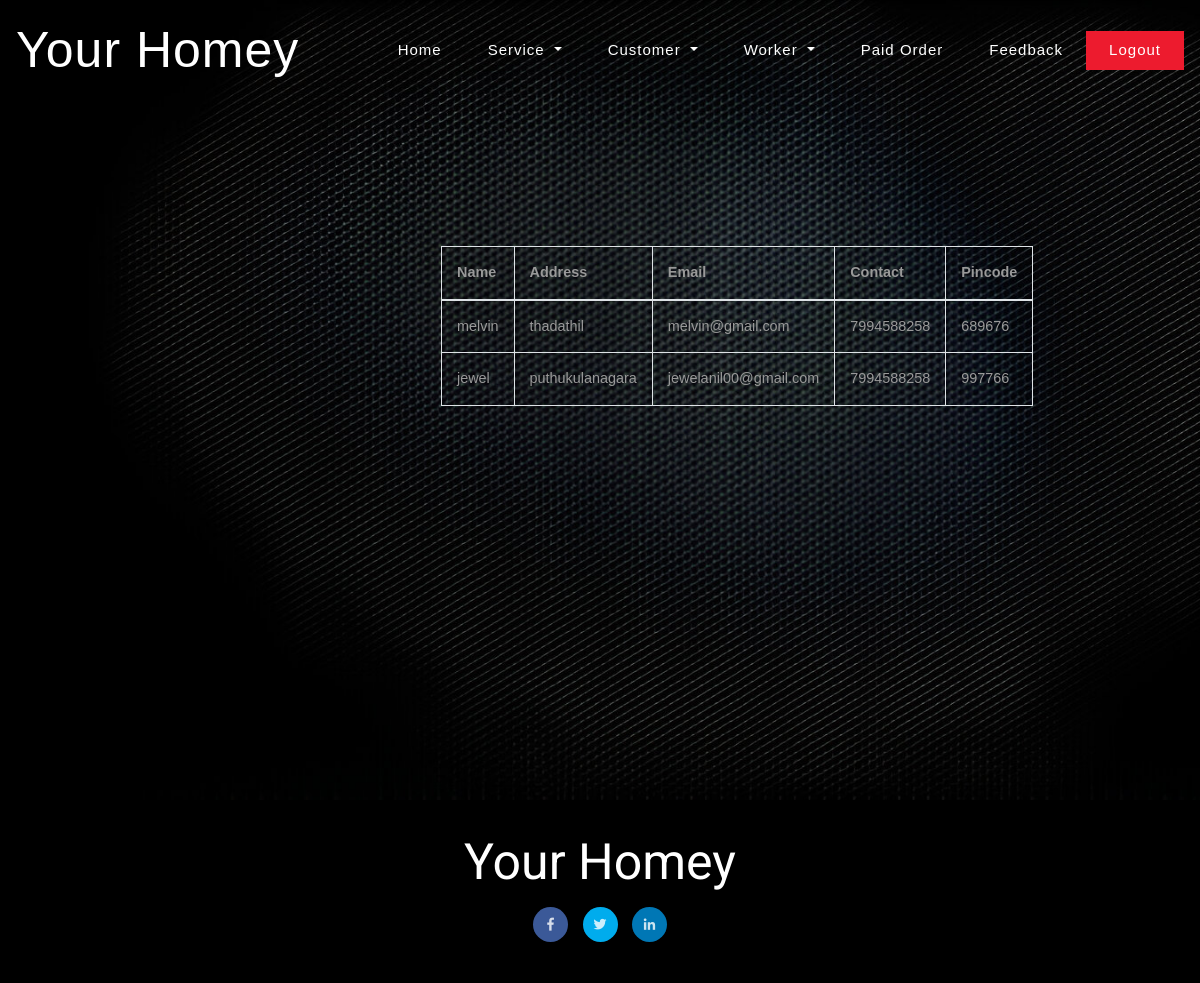
Screenshot of /viewuser (signed in) with the database file from the repository.
### app1/models.py (models this page shows)
class register(models.Model):
    name = models.CharField(max_length=200)
    username = models.CharField(max_length=200)
    password = models.CharField(max_length=100, default='default_password')
    email = models.EmailField(unique=True)
    img = models.FileField()
    phone = models.IntegerField(default=1234567890)
    address = models.CharField(max_length=200)
    pincode = models.IntegerField(default=123456)

### app1/views.py (the view)
# urls.py: path('viewuser',views.viewuser2),
def viewuser2(re):
    if 'aid' in re.session:
        data=register.objects.all()
        return render(re,'viewuser.html', {'d':data})
    return redirect(adminhome)

### templates/viewuser.html (shortened to what this page needs)
<!DOCTYPE html>
<html>
{% load static %}
<head>
<link href="{% static 'css/bootstrap.min.css' %}" rel="stylesheet" type="text/css" media="all">
<link href="{% static 'css/fontawesome-all.min.css' %}" rel="stylesheet" type="text/css" media="all">
<link href="{% static 'css/easy-responsive-tabs.css' %}" rel='stylesheet' type='text/css'/>
<link rel="stylesheet" href="{% static 'css/flexslider.css' %}" type="text/css" media="all">
<link rel="stylesheet" type="text/css" href="{% static 'css/style_common.css' %}" />
<link rel="stylesheet" type="text/css" href="{% static 'css/style1.css' %}" />
<link href="{% static 'css/style.css' %}" rel="stylesheet" type="text/css" media="all"/>
</head>
<body>
<header>
	<nav class="navbar navbar-expand-lg navbar-light">
  <a class="navbar-brand" href="index.html">Your Homey</a>
<div class="collapse navbar-collapse" id="navbarSupportedContent">
    <ul class="navbar-nav ml-auto">
      <li class="nav-item ">
        <a class="nav-link" href="adminhom">Home </a>
		<li class="nav-item dropdown">
        <a class="nav-link dropdown-toggle" href="#" id="navbarDropdown" role="button" data-toggle="dropdown" aria-haspopup="true" aria-expanded="false">
          Service
        </a>
      </li>
      <li class="nav-item dropdown">
        <a class="nav-link dropdown-toggle" href="#" id="navbarDropdown" role="button" data-toggle="dropdown" aria-haspopup="true" aria-expanded="false">
          Customer
        </a>
      </li>
        <li class="nav-item dropdown">
        <a class="nav-link dropdown-toggle" href="#" id="navbarDropdown" role="button" data-toggle="dropdown" aria-haspopup="true" aria-expanded="false">
          Worker
        </a>
        <li class="nav-item">
            <a class="nav-link " href="ad_bookdt">Paid Order</a>
        </li>
</li>
        <li class="nav-item">
        <a class="nav-link " href="adminfeed">Feedback</a>
      </li>
<li class="w3">
                            <a href="index" class="nav-link">Logout</a>
                        </li>
    </ul>
  </div>
</nav>
	<div class="w3l_banner_info">
		<div class="slider">
			<div class="callbacks_container">
				<ul class="rslides" id="slider3">
					<li>
						<div class="slider-img">
							<div class="slider_banner_info">
							<div class="text" style="position:absolute;left:800px;top:250px">
	<div class="contact-box">
        <div class="container" style="position:absolute;right:150px;">
			<center>
          <table class="table table-bordered">
				<thead>
				<tr>
					<th>Name</th>
					<th>Address</th>
					<th>Email</th>
					<th>Contact</th>
					<th>Pincode</th>
		  		</tr>
		  		</thead>
				<tbody>
				{% for i in d %}
				<tr>
					<td>{{i.name}}</td>
					<td>{{i.address}}</td>
        			<td>{{i.email}}</td>
        			<td>{{i.phone}}</td>
					 <td>{{i.pincode}}</td>
				</tr>
    			{% endfor %}
    			</tbody>
			</table>
			</center>
		</div>
	</div>
</div>
								</div>
							</div>
					</li>
				</ul>
						</div>
			</div>
		</div>
</header>
<section class="footer">
<div class="container">
<h3>Your Homey</h3>
     <div class="wrapper">
<ul class="social-icons icon-circle icon-zoom list-unstyled list-inline">
<li> <a href="#"><i class="fab fa-facebook-f"></i></a></li>
<li> <a href="#"><i class="fab fa-twitter"></i></a></li>
<li> <a href="#"><i class="fab fa-linkedin-in"></i></a></li>
</ul>
</div>
</div>
</section>
</body>
</html>

### static/css/easy-responsive-tabs.css (style rules this page uses)
body { margin: 0px; padding: 0px; background: #f5f5f5; font-weight: 500; }

### static/css/style.css (style rules this page uses)
body { padding: 0; margin: 0; background-color:#fff; }
body a { transition: 0.5s all; -webkit-transition: 0.5s all; -moz-transition: 0.5s all; -o-transition: 0.5s all; -ms-transition: 0.5s all; text-decoration: none; }
h1, h2, h3, h4, h5, h6 { margin: 0; padding: 0; font-weight:normal; font-family: 'Roboto', sans-serif; }
ul { margin: 0; padding: 0; }
a { color:#000; }
.navbar-collapse { padding: 0; }
.slider-img { background: url(../images/1.jpeg) no-repeat 0px 0px; background-size: cover; -webkit-background-size: cover; -moz-background-size: cover; -o-background-size: cover; -ms-background-size: cover; min-height: 800px; }
.slider_banner_info { padding-top: 18em; text-align: center; width: 60%; margin: 0 auto; }
#slider2, #slider3 { box-shadow: none; -moz-box-shadow: none; -webkit-box-shadow: none; margin: 0 auto; }
.callbacks { position: relative; list-style: none; overflow: hidden; width: 100%; padding: 0; margin: 0; }
.callbacks li { position: absolute; width: 100%; }
.rslides { position: relative; list-style: none; overflow: hidden; width: 100%; padding: 0; }
.rslides li { -webkit-backface-visibility: hidden; position: absolute; display: none; width: 100%; left: 0; top: 0; }
.rslides li { position: relative; display: block; float: left; }
.slider { position: relative; }
nav.navbar.navbar-expand-lg.navbar-light { position: absolute; top: 0px; z-index: 9; width:100%; }
.w3l_banner_info { position: relative; }
.text { position: absolute; width: 450px; left: 50%; margin-left: -225px; height: 40px; top: 50%; margin-top: -20px; }
.navbar-light .navbar-brand { color: #fff; font-size:50px; letter-spacing: 1px; }
.navbar-light .navbar-nav .nav-link { color: #fff; font-size: 15px; letter-spacing: 1px; margin:0 15px; }
li.w3 { background-color: #ed1b2e; }
.table > thead > tr > th, .table > tbody > tr > th, .table > tfoot > tr > th, .table > thead > tr > td, .table > tbody > tr > td, .table > tfoot > tr > td { border-top: none !important; }
.table td, .table>tbody>tr>td, .table>tbody>tr>th, .table>tfoot>tr>td, .table>tfoot>tr>th, .table>thead>tr>td, .table>thead>tr>th { padding: 15px!important; }
.table > thead > tr > th, .table > tbody > tr > th, .table > tfoot > tr > th, .table > thead > tr > td, .table > tbody > tr > td, .table > tfoot > tr > td { font-size: 0.9em; color: #999; border-top: none !important; }
.social-icons .fab { width: 35px; height: 35px; line-height: 35px; font-size:13px; text-align: center; color: #FFF; color: rgba(255, 255, 255, 0.8); -webkit-transition: all 0.3s ease-in-out; -moz-transition: all 0.3s ease-in-out; -ms-transition: all 0.3s ease-in-out; -o-transition: all 0.3s ease-in-out; transition: all 0.3s ease-in-out; }
.wrapper { margin: 15px 0; }
.social-icons.icon-circle .fab { border-radius: 50%; }
i.fab.fa-linkedin-in { background-color: #0077B5; }
i.fab.fa-twitter { background-color: #00aced; }
i.fab.fa-facebook-f { background-color: #3b5998; }
.list-inline li { display: inline-block; padding-right: 5px; padding-left: 5px; margin-bottom: 10px; }
section.footer { text-align: center; background-color: #000; padding: 1em 0 0; }
section.footer h3 { font-size: 50px; color: #fff; }

### templates/viewuser.html (style rules this page uses)
body { font-family: Arial, Helvetica, sans-serif; }
.container { padding: 16px; }

### rows the page displays
register: name "melvin", address "thadathil", email "melvin@gmail.com", phone "7994588258", pincode "689676"
register: name "jewel", address "puthukulanagara", email "jewelanil00@gmail.com", phone "7994588258", pincode "997766"
